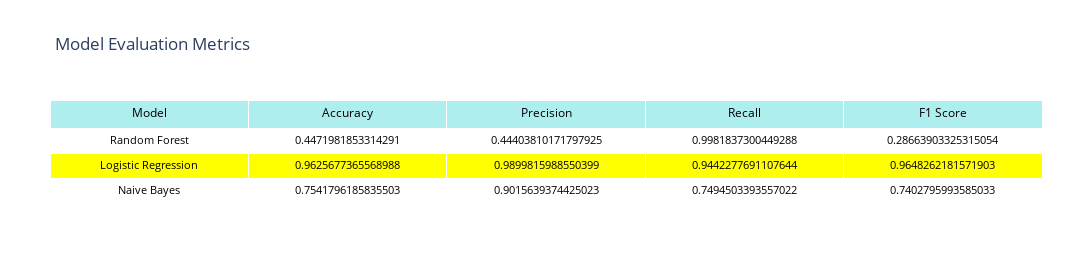

The cell this chart's notebook holds for it:
### Code cell
import plotly.graph_objects as go

# Model performance metrics
metrics = {
    "Model": ["Random Forest", "Logistic Regression", "Naive Bayes"],
    "Accuracy": [0.4471981853314291, 0.9625677365568988, 0.7541796185835503],
    "Precision": [0.44403810171797925, 0.9899815988550399, 0.9015639374425023],
    "Recall": [0.9981837300449288, 0.9442277691107644, 0.7494503393557022],
    "F1 Score": [0.28663903325315054, 0.9648262181571903, 0.7402795993585033]
}

# Define colors for each cell
colors = ['lightgrey' if i%2 else 'white' for i in range(len(metrics["Model"]))]

# Custom formatting for Logistic Regression
highlight = 'yellow'
colors[1] = highlight  # Highlight Logistic Regression

# Create table
fig = go.Figure(data=[go.Table(
    header=dict(values=list(metrics.keys()),
                fill_color='paleturquoise',
                align='center',
                font=dict(color='black', size=12)),
    cells=dict(values=[metrics[key] for key in metrics.keys()],
               fill_color=[colors] * len(metrics.keys()),
               align='center',
               font=dict(color='black', size=11),
               height=25)
)])

# Adjust layout to remove extra whitespace
fig.update_layout(
    title="Model Evaluation Metrics",  # Add title
    margin=dict(l=50, r=50, t=100, b=50),  # Remove all margins
    autosize=False,
    width = 1100,
    height=(len(metrics["Model"])+1) * 65  
)

fig.show()

### Figure 1 — Plotly figure (JSON) as saved in the notebook; plotly's stock layout.template omitted (floating-point values rounded to 4 significant figures)
{"data": [{"cells": {"align": "center", "fill": {"color": [["white", "yellow", "white"], ["white", "yellow", "white"], ["white", "yellow", "white"], ["white", "yellow", "white"], ["white", "yellow", "white"]]}, "font": {"color": "black", "size": 11}, "height": 25, "values": [["Random Forest", "Logistic Regression", "Naive Bayes"], [0.4472, 0.9626, 0.7542], [0.444, 0.99, 0.9016], [0.9982, 0.9442, 0.7495], [0.2866, 0.9648, 0.7403]]}, "header": {"align": "center", "fill": {"color": "paleturquoise"}, "font": {"color": "black", "size": 12}, "values": ["Model", "Accuracy", "Precision", "Recall", "F1 Score"]}, "type": "table"}], "layout": {"autosize": false, "height": 260, "margin": {"b": 50, "l": 50, "r": 50, "t": 100}, "title": {"text": "Model Evaluation Metrics"}, "width": 1100}}
